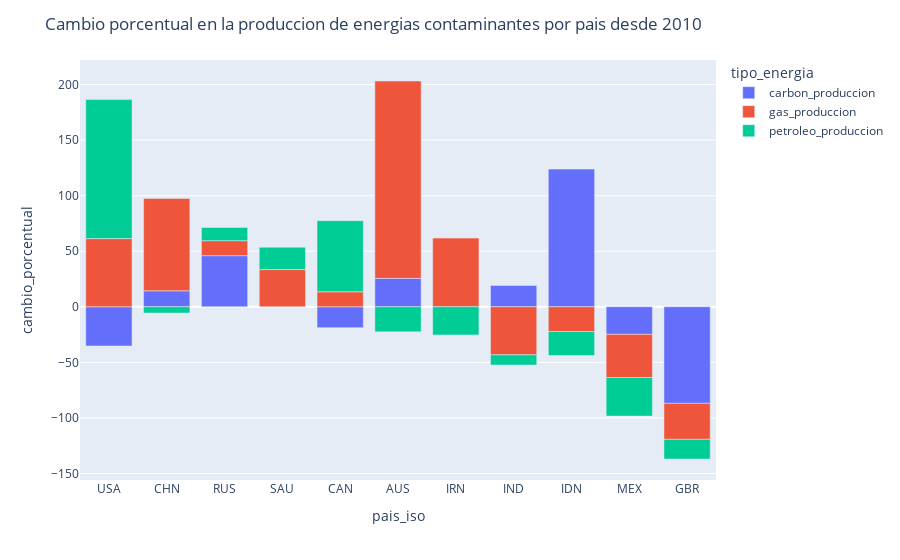

The notebook cell this image was saved under:
### Code cell
# Intentan bajar el consumo. Pero siguen produciendo cada vez mas

data_pct_produccion = data_produccion.get_pct_change(2010, 2019)
fig = pct_plot(data_pct_produccion)
fig.update_layout(
    title='Cambio porcentual en la produccion de energias contaminantes por pais desde 2010'
)

### Figure 1 — Plotly figure (JSON) as saved in the notebook; plotly's stock layout.template omitted (floating-point values rounded to 4 significant figures)
{"data": [{"alignmentgroup": "True", "hovertemplate": "tipo_energia=carbon_produccion<br>pais_iso=%{x}<br>cambio_porcentual=%{y}<extra></extra>", "legendgroup": "carbon_produccion", "marker": {"color": "#636efa", "pattern": {"shape": ""}}, "name": "carbon_produccion", "offsetgroup": "carbon_produccion", "orientation": "v", "showlegend": true, "textposition": "auto", "type": "bar", "x": ["USA", "CHN", "RUS", "SAU", "CAN", "AUS", "IRN", "IND", "IDN", "MEX", "GBR"], "xaxis": "x", "y": [-35.31, 14.39, 46.02, null, -18.79, 25.58, null, 19.13, 123.9, -24.81, -86.94], "yaxis": "y"}, {"alignmentgroup": "True", "hovertemplate": "tipo_energia=gas_produccion<br>pais_iso=%{x}<br>cambio_porcentual=%{y}<extra></extra>", "legendgroup": "gas_produccion", "marker": {"color": "#EF553B", "pattern": {"shape": ""}}, "name": "gas_produccion", "offsetgroup": "gas_produccion", "orientation": "v", "showlegend": true, "textposition": "auto", "type": "bar", "x": ["USA", "CHN", "RUS", "SAU", "CAN", "AUS", "IRN", "IND", "IDN", "MEX", "GBR"], "xaxis": "x", "y": [61.37, 83.07, 13.48, 33.47, 13.49, 177.7, 61.84, -43.27, -22.32, -38.85, -32.37], "yaxis": "y"}, {"alignmentgroup": "True", "hovertemplate": "tipo_energia=petroleo_produccion<br>pais_iso=%{x}<br>cambio_porcentual=%{y}<extra></extra>", "legendgroup": "petroleo_produccion", "marker": {"color": "#00cc96", "pattern": {"shape": ""}}, "name": "petroleo_produccion", "offsetgroup": "petroleo_produccion", "orientation": "v", "showlegend": true, "textposition": "auto", "type": "bar", "x": ["USA", "CHN", "RUS", "SAU", "CAN", "AUS", "IRN", "IND", "IDN", "MEX", "GBR"], "xaxis": "x", "y": [125.1, -5.61, 11.92, 20.13, 64.02, -22.54, -25.33, -9.17, -21.52, -34.75, -17.7], "yaxis": "y"}], "layout": {"barmode": "relative", "legend": {"title": {"text": "tipo_energia"}, "tracegroupgap": 0}, "margin": {"t": 60}, "title": {"text": "Cambio porcentual en la produccion de energias contaminantes por pais desde 2010"}, "xaxis": {"anchor": "y", "domain": [0, 1], "title": {"text": "pais_iso"}}, "yaxis": {"anchor": "x", "domain": [0, 1], "title": {"text": "cambio_porcentual"}}}}
